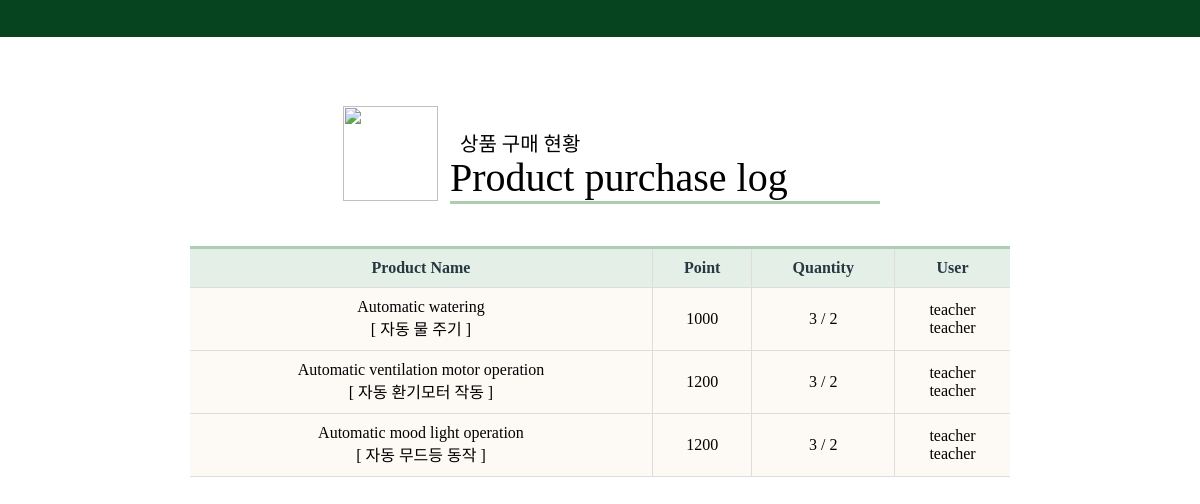
/check-purchase, run on the app's committed database.
### administrator/models.py (models this page shows, shortened)
class Item(models.Model):
    student = models.ForeignKey(Student, on_delete=models.CASCADE, null=True) #상품 소유자, 구매자
    name = models.CharField(max_length=20, null=False) #상품이름
    real_name =  models.CharField(max_length=20, null=False)
    price = models.IntegerField( null=False ) #필요포인트

class Student(models.Model):
    name = models.CharField(max_length=20, null=False)
    point =  models.IntegerField( null=True, blank=True)
    point_used = models.IntegerField(default=0, blank=True, null=True)

### administrator/views.py (the view)
# urls.py: path('check-purchase', views.CheckPurchaseView.as_view(), name='check_purchase'),
class CheckPurchaseView(ListView):
    template_name = 'administrator/purchase/check_view.html'
    model = Item
    def get(self, request, *args, **kwargs):
        self.object_list = self.get_queryset()
        context = self.get_context_data()
        for item in ['item1','item2','item3']:
            if Item.objects.filter(name = item):
                context[item] = Item.objects.filter(name= item)
                context['{}_price'.format(item)] = context[item][0].price
                context['{}_count'.format(item)] = context[item].filter(student__name ='teacher').count()
                print( context['{}_count'.format(item)])
            else:
                context[item] = Item.objects.filter(name='{}_save'.format(item))
                context['{}_price'.format(item)] = context[item][0].price
                context['{}_count'.format(item)] = 0
        return self.render_to_response(context)

### administrator/templates/administrator/purchase/check_view.html (shortened to what this page needs)
{% extends 'administrator/observation/student.html' %}
{% load static %}
{% block title %}
    <link rel="stylesheet" href="{% static 'All.css' %}" />
{% endblock title %}
{% block subject %}
<h3>상품 구매 현황</h3>
<h1>Product purchase log</h1>
{% endblock subject %}
{% block top %}
    <img id="topImg" src="{%static 'purchase/basket.png' %}"/>
{% endblock top %}
{% block table %}
    <th>Product Name</th>
    <th>Point</th>
    <th>Quantity</th>
    <th>User</th>
{% endblock table %}
{% block data %}
<tr>
    <td>Automatic watering<br>[ 자동 물 주기 ]</td>
    <td>{{item1_price}}</td>
    <td>3 / {{item1_count}}</td>
    <td>
        {% for object in item1 %}
        {% if not item1_count %}
            <li>None</li>
        {% else %}
            <li>{{ object.student.name }}</li>
        {% endif %}
        {% endfor %}
    </td>
</tr>
<tr>
    <td>Automatic ventilation motor operation<br>[ 자동 환기모터 작동 ]</td>
    <td>{{item2_price}}</td>
    <td>3 / {{item2_count}}</td>
    <td>
        {% for object in item2 %}
        {% if not item2_count %}
        <li>None</li>
        {% else %}
            <li>{{ object.student.name }}</li>
        {% endif %}
        {% endfor %}
    </td>
</tr>
<tr>
    <td>Automatic mood light operation<br>[ 자동 무드등 동작 ]</td>
    <td>{{item3_price}}</td>
    <td>3 / {{item3_count}}</td>
    <td>
        {% for object in item3 %}
        {% if not item2_count %}
        <li>None</li>
        {% else %}
            <li>{{ object.student.name }}</li>
        {% endif %}
        {% endfor %}
    </td>
</tr>
{% endblock data %}

### administrator/static/All.css (style rules this page uses)
body { display: flex; justify-content: center; align-items: center; background: rgb(255, 255, 255); overflow:auto; }
h1 { position:relative; font-size:40px; color: rgb(0, 0, 0); font-weight:500; top:70px; left:65px; margin-left: auto; margin-right: auto; width:430px; border-bottom:3px solid rgb(172, 204, 180); z-index:0; }
h3 { position:relative; font-size:20px; color: rgb(0, 0, 0); font-weight:500; top:100px; left:70px; margin-left: auto; margin-right: auto; width:420px; z-index:0; }
#topImg { position:relative; display:block; margin:auto; width:95px; height:95px; left:-210px; top:-55px; border-bottom:2px; z-index:2; }
.table th { color: rgb(38, 57, 65); background: rgb(228, 239, 231); text-align: center; }
.table th, .table td { padding: 10px; border: 1px solid #ddd; }
.table th:first-child, .table td:first-child { border-left: 0; }
.table th:last-child, .table td:last-child { border-right: 0; }
.table tr { background: rgb(253, 250, 246); }
.table tr td:first-child { text-align: center; }
li { list-style: none; padding: 0; margin: 0; position: relative; }

### data on the page
Item: student.name "teacher"
Item: student.name "teacher"
Item: student.name "teacher"
Item: student.name "teacher"
Item: student.name "teacher"
Item: student.name "teacher"

### other printed values
{{ item1_price }} "1000"
{{ item1_count }} "2"
{{ item2_price }} "1200"
{{ item2_count }} "2"
{{ item3_price }} "1200"
{{ item3_count }} "2"
